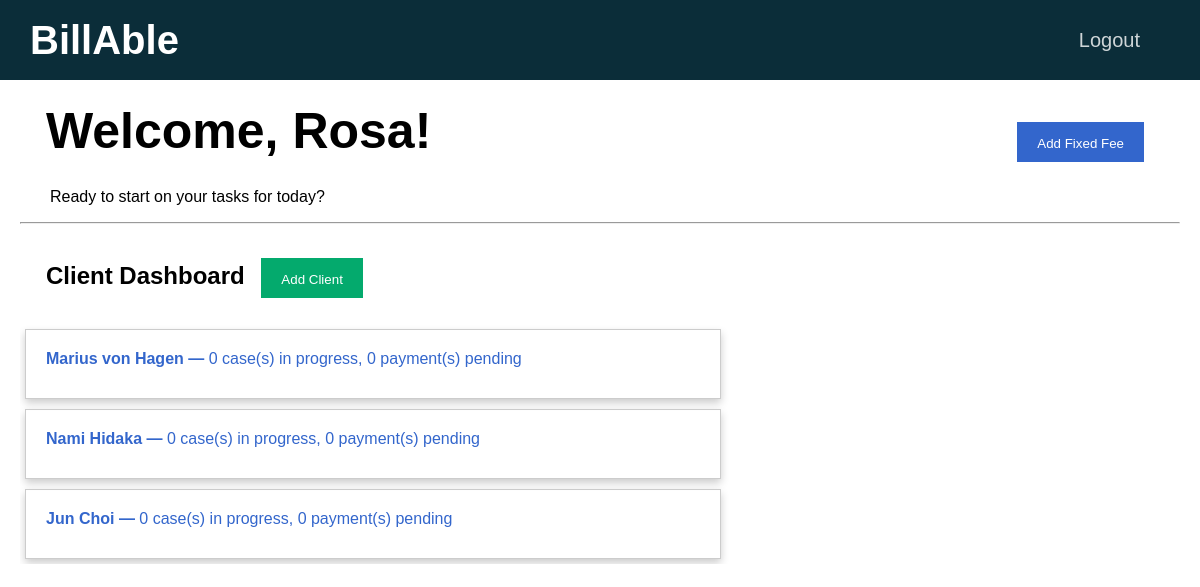
The app's page /home (signed in), older data.
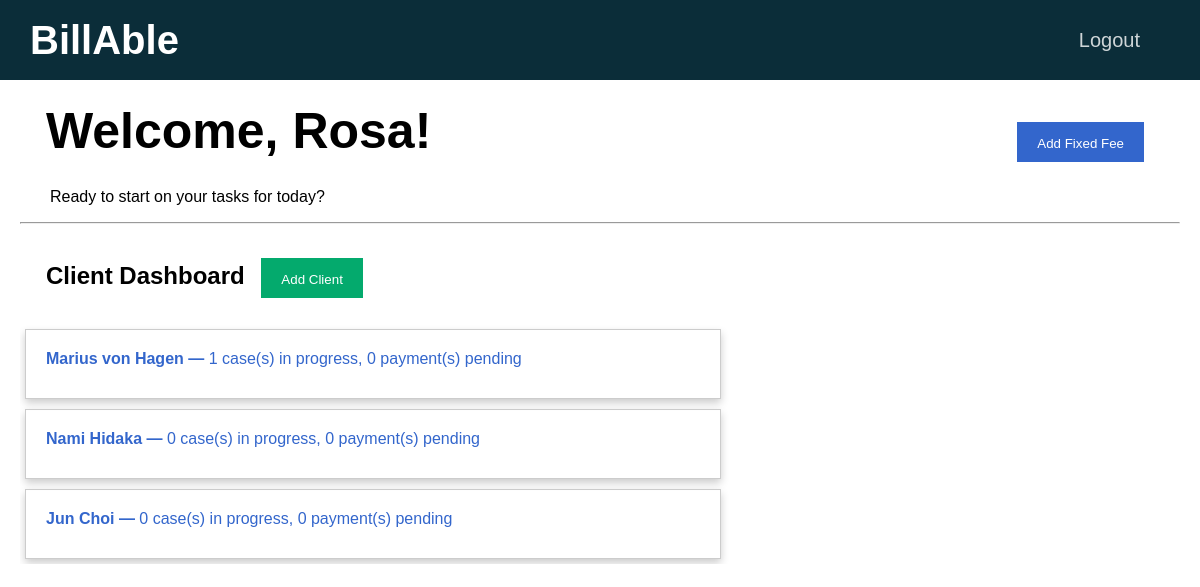
The same page, newer data.
### tables this page shows
CREATE TABLE clients(id INTEGER PRIMARY KEY AUTOINCREMENT NOT NULL, name TEXT NOT NULL, email TEXT NOT NULL, in_progress INTEGER NOT NULL DEFAULT 0, payment_pending INTEGER NOT NULL DEFAULT 0, payment_received INTEGER NOT NULL DEFAULT 0, firm INTEGER NOT NULL DEFAULT 1);

### app.py (the view)
@app.route("/home", methods=["GET", "POST"])
@login_required
def home():
    id = session["user_id"]
    connection = sqlite3.connect("database.db")
    connection.row_factory = sqlite3.Row
    cursor = connection.cursor()
    user = cursor.execute("SELECT name FROM users WHERE id = ?", [id]).fetchone()
    name = user["name"]
    clients = []
    rows = cursor.execute("SELECT * FROM users_clients WHERE user_id = ?", [id]).fetchall()
    for row in rows:
        client_id = row["client_id"]
        client_info = cursor.execute("SELECT * FROM clients WHERE id = ?", [client_id]).fetchone()
        client = {}
        client["name"] = client_info["name"]
        client["id"] = client_info["id"]
        client["in_progress"] = client_info["in_progress"]
        client["payment_pending"] = client_info["payment_pending"]
        client["payment_received"] = client_info["payment_received"]
        clients.append(client)
    connection.close()
    return render_template("home.html", name=name, clients=clients)

### helpers.py (called while the page is built)
def login_required(f):
    @wraps(f)
    def decorated_function(*args, **kwargs):
        if session.get("user_id") is None:
            return redirect("/login")
        return f(*args, **kwargs)
    return decorated_function

### templates/home.html (shortened to what this page needs)
{% extends "layout.html" %}
{% block main %}
    <div class="container page-header">
        <b> Welcome, {{ name }}! </b>
        <span style="float: right;">
            <button type="button" class="option-button primarybtn" id="newFixedFeeModalOpen">
                Add Fixed Fee
            </button>
        </span>
    </div>
    <p class="tagline">Ready to start on your tasks for today?</p>
    <hr>
    <div class="dashboard">
        <h2 class="container">
            Client Dashboard
            <span>
                <button type="button" class="option-button successbtn" id="addClientModalOpen">
                    Add Client
                </button>
            </span>
        </h2>
        {% for client in clients %}
        <a href="{{ url_for('client', id=client['id']) }}" class="stretched-link">
            <div class="card">
                <b>{{ client["name"] }} &mdash;</b>
                {{ client["in_progress"] }} case(s) in progress,
                {{ client["payment_pending"] }} payment(s) pending
            </div>
        </a>
        {% endfor %}
    </div>
{% endblock %}

Row changes from the older to the newer data that the page shows:
changed clients "Marius von Hagen": in_progress "0" → "1"
